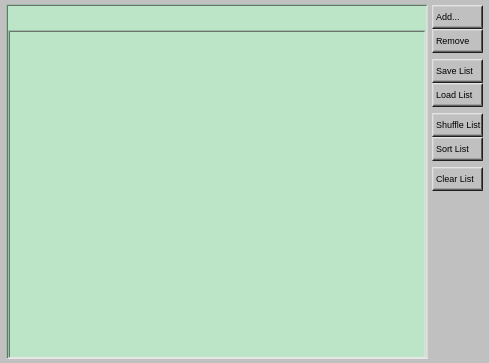
<?xml version="1.0" encoding="UTF-8"?>
<ui version="4.0">
 <class>PlayListEditorWindow</class>
 <widget class="QMainWindow" name="PlayListEditorWindow">
  <property name="geometry">
   <rect>
    <x>0</x>
    <y>0</y>
    <width>489</width>
    <height>363</height>
   </rect>
  </property>
  <property name="windowTitle">
   <string>PlayList Editor</string>
  </property>
  <property name="styleSheet">
   <string notr="true">background-color: rgb(192, 192, 192);</string>
  </property>
  <widget class="QWidget" name="centralwidget">
   <layout class="QGridLayout" name="gridLayout_3">
    <property name="leftMargin">
     <number>6</number>
    </property>
    <property name="topMargin">
     <number>4</number>
    </property>
    <property name="rightMargin">
     <number>6</number>
    </property>
    <property name="bottomMargin">
     <number>4</number>
    </property>
    <property name="spacing">
     <number>4</number>
    </property>
    <item row="0" column="0">
     <widget class="QFrame" name="frame">
      <property name="sizePolicy">
       <sizepolicy hsizetype="Expanding" vsizetype="Preferred">
        <horstretch>0</horstretch>
        <verstretch>0</verstretch>
       </sizepolicy>
      </property>
      <property name="styleSheet">
       <string notr="true">background-color: rgb(188, 228, 198);
text-align:left;
border-radius: 0.3px;
background-position: center;
background-origin: content;
background-clip: padding;
border-top: 2px solid qlineargradient(spread:pad, x1:1, y1:1, x2:1, y2:0, stop:0 rgba(77, 77, 77, 255), stop:1 rgba(255, 255, 255, 0));
border-left: 2px solid qlineargradient(spread:pad, x1:1, y1:0, x2:0, y2:0, stop:0 rgba(77, 77, 77, 255), stop:1 rgba(255, 255, 255, 0));
border-right: 2px solid qlineargradient(spread:pad, x1:1, y1:0, x2:0, y2:0, stop:0 rgba(0, 0, 0, 0), stop:1 rgba(225, 226, 225, 255));
border-bottom: 1px solid #e7e7e7;</string>
      </property>
      <property name="frameShape">
       <enum>QFrame::Shape::NoFrame</enum>
      </property>
      <property name="frameShadow">
       <enum>QFrame::Shadow::Plain</enum>
      </property>
      <layout class="QGridLayout" name="gridLayout">
       <property name="leftMargin">
        <number>0</number>
       </property>
       <property name="topMargin">
        <number>0</number>
       </property>
       <property name="rightMargin">
        <number>0</number>
       </property>
       <property name="bottomMargin">
        <number>0</number>
       </property>
       <property name="spacing">
        <number>0</number>
       </property>
       <item row="0" column="0">
        <widget class="PlayListHeaderWidget" name="playListHeader" native="true">
         <property name="sizePolicy">
          <sizepolicy hsizetype="Expanding" vsizetype="Fixed">
           <horstretch>0</horstretch>
           <verstretch>0</verstretch>
          </sizepolicy>
         </property>
         <property name="minimumSize">
          <size>
           <width>0</width>
           <height>24</height>
          </size>
         </property>
         <property name="maximumSize">
          <size>
           <width>16777215</width>
           <height>24</height>
          </size>
         </property>
         <property name="styleSheet">
          <string notr="true">border: none;</string>
         </property>
        </widget>
       </item>
       <item row="1" column="0">
        <widget class="PlayListWidget" name="playListWidget">
         <property name="styleSheet">
          <string notr="true">border: none;
QListView::item:hover {
    background: rgba(128, 128, 128, 64);
}

QListView::item:selected:hover {
    background: rgba(128, 128, 255, 64);
}</string>
         </property>
         <property name="horizontalScrollBarPolicy">
          <enum>Qt::ScrollBarPolicy::ScrollBarAlwaysOff</enum>
         </property>
         <property name="sizeAdjustPolicy">
          <enum>QAbstractScrollArea::SizeAdjustPolicy::AdjustToContents</enum>
         </property>
         <property name="editTriggers">
          <set>QAbstractItemView::EditTrigger::NoEditTriggers</set>
         </property>
         <property name="dragEnabled">
          <bool>false</bool>
         </property>
         <property name="dragDropMode">
          <enum>QAbstractItemView::DragDropMode::InternalMove</enum>
         </property>
         <property name="defaultDropAction">
          <enum>Qt::DropAction::LinkAction</enum>
         </property>
         <property name="selectionMode">
          <enum>QAbstractItemView::SelectionMode::ExtendedSelection</enum>
         </property>
         <property name="selectionBehavior">
          <enum>QAbstractItemView::SelectionBehavior::SelectItems</enum>
         </property>
         <property name="movement">
          <enum>QListView::Movement::Free</enum>
         </property>
         <property name="resizeMode">
          <enum>QListView::ResizeMode::Adjust</enum>
         </property>
         <property name="layoutMode">
          <enum>QListView::LayoutMode::Batched</enum>
         </property>
        </widget>
       </item>
      </layout>
     </widget>
    </item>
    <item row="0" column="1">
     <widget class="QFrame" name="frame_2">
      <property name="font">
       <font>
        <stylestrategy>PreferAntialias</stylestrategy>
       </font>
      </property>
      <property name="styleSheet">
       <string notr="true">QPushButton {
font-size: 9px;
border-radius: 0.15px;
border-top: 2px solid qlineargradient(spread:pad, x1:1, y1:1, x2:1, y2:0, stop:0 rgba(0, 0, 0, 0), stop:1 rgba(255, 255, 255, 200));
border-left: 2px solid qlineargradient(spread:pad, x1:1, y1:0, x2:0, y2:0, stop:0 rgba(0, 0, 0, 0), stop:1 rgba(255, 255, 255, 180));
border-bottom: 3px solid qlineargradient(spread:pad, x1:1, y1:0.994, x2:1, y2:0, stop:0 rgba(0, 0, 0, 255), stop:1 rgba(255, 255, 255, 0));
border-right: 2px solid qlineargradient(spread:pad, x1:1, y1:0, x2:0, y2:0, stop:0 rgba(0, 0, 0, 255), stop:1 rgba(0, 0, 0, 100));
}

QPushButton:pressed {
border-top: 1px solid rgba(0, 0, 0, 128);
border-left: 1px solid black;
border-bottom: 1px solid black;
border-right: 1px solid rgba(0, 0, 0, 128);
padding-left: 1px;
padding-top: 1px
}</string>
      </property>
      <property name="frameShape">
       <enum>QFrame::Shape::NoFrame</enum>
      </property>
      <property name="frameShadow">
       <enum>QFrame::Shadow::Raised</enum>
      </property>
      <layout class="QGridLayout" name="gridLayout_2">
       <property name="leftMargin">
        <number>0</number>
       </property>
       <property name="topMargin">
        <number>1</number>
       </property>
       <property name="rightMargin">
        <number>0</number>
       </property>
       <property name="bottomMargin">
        <number>0</number>
       </property>
       <property name="spacing">
        <number>0</number>
       </property>
       <item row="0" column="0">
        <widget class="OptionButton" name="Add">
         <property name="sizePolicy">
          <sizepolicy hsizetype="Fixed" vsizetype="Fixed">
           <horstretch>0</horstretch>
           <verstretch>0</verstretch>
          </sizepolicy>
         </property>
         <property name="minimumSize">
          <size>
           <width>0</width>
           <height>24</height>
          </size>
         </property>
         <property name="maximumSize">
          <size>
           <width>65</width>
           <height>24</height>
          </size>
         </property>
         <property name="font">
          <font>
           <pointsize>-1</pointsize>
           <stylestrategy>PreferAntialias</stylestrategy>
          </font>
         </property>
         <property name="styleSheet">
          <string notr="true">text-align: left;
padding-left: 2px;
background-color: rgb(192, 192, 192);</string>
         </property>
         <property name="text">
          <string>Add...</string>
         </property>
         <property name="autoDefault">
          <bool>false</bool>
         </property>
        </widget>
       </item>
       <item row="1" column="0">
        <widget class="OptionButton" name="Remove">
         <property name="sizePolicy">
          <sizepolicy hsizetype="Fixed" vsizetype="Fixed">
           <horstretch>0</horstretch>
           <verstretch>0</verstretch>
          </sizepolicy>
         </property>
         <property name="minimumSize">
          <size>
           <width>0</width>
           <height>24</height>
          </size>
         </property>
         <property name="maximumSize">
          <size>
           <width>65</width>
           <height>24</height>
          </size>
         </property>
         <property name="font">
          <font>
           <pointsize>-1</pointsize>
           <stylestrategy>PreferAntialias</stylestrategy>
          </font>
         </property>
         <property name="styleSheet">
          <string notr="true">text-align: left;
padding-left: 2px;
background-color: rgb(192, 192, 192);</string>
         </property>
         <property name="text">
          <string>Remove</string>
         </property>
         <property name="autoDefault">
          <bool>false</bool>
         </property>
        </widget>
       </item>
       <item row="2" column="0">
        <spacer name="verticalSpacer_1">
         <property name="orientation">
          <enum>Qt::Orientation::Vertical</enum>
         </property>
         <property name="sizeType">
          <enum>QSizePolicy::Policy::Fixed</enum>
         </property>
         <property name="sizeHint" stdset="0">
          <size>
           <width>10</width>
           <height>6</height>
          </size>
         </property>
        </spacer>
       </item>
       <item row="3" column="0">
        <widget class="OptionButton" name="SaveList">
         <property name="sizePolicy">
          <sizepolicy hsizetype="Fixed" vsizetype="Fixed">
           <horstretch>0</horstretch>
           <verstretch>0</verstretch>
          </sizepolicy>
         </property>
         <property name="minimumSize">
          <size>
           <width>0</width>
           <height>24</height>
          </size>
         </property>
         <property name="maximumSize">
          <size>
           <width>65</width>
           <height>24</height>
          </size>
         </property>
         <property name="font">
          <font>
           <pointsize>-1</pointsize>
           <stylestrategy>PreferAntialias</stylestrategy>
          </font>
         </property>
         <property name="styleSheet">
          <string notr="true">text-align: left;
padding-left: 2px;
background-color: rgb(192, 192, 192);</string>
         </property>
         <property name="text">
          <string>Save List</string>
         </property>
         <property name="autoDefault">
          <bool>false</bool>
         </property>
        </widget>
       </item>
       <item row="4" column="0">
        <widget class="OptionButton" name="LoadList">
         <property name="sizePolicy">
          <sizepolicy hsizetype="Fixed" vsizetype="Fixed">
           <horstretch>0</horstretch>
           <verstretch>0</verstretch>
          </sizepolicy>
         </property>
         <property name="minimumSize">
          <size>
           <width>0</width>
           <height>24</height>
          </size>
         </property>
         <property name="maximumSize">
          <size>
           <width>65</width>
           <height>24</height>
          </size>
         </property>
         <property name="font">
          <font>
           <pointsize>-1</pointsize>
           <stylestrategy>PreferAntialias</stylestrategy>
          </font>
         </property>
         <property name="styleSheet">
          <string notr="true">text-align: left;
padding-left: 2px;
background-color: rgb(192, 192, 192);</string>
         </property>
         <property name="text">
          <string>Load List</string>
         </property>
         <property name="autoDefault">
          <bool>false</bool>
         </property>
        </widget>
       </item>
       <item row="5" column="0">
        <spacer name="verticalSpacer_2">
         <property name="orientation">
          <enum>Qt::Orientation::Vertical</enum>
         </property>
         <property name="sizeType">
          <enum>QSizePolicy::Policy::Fixed</enum>
         </property>
         <property name="sizeHint" stdset="0">
          <size>
           <width>10</width>
           <height>6</height>
          </size>
         </property>
        </spacer>
       </item>
       <item row="6" column="0">
        <widget class="OptionButton" name="ShuffleList">
         <property name="sizePolicy">
          <sizepolicy hsizetype="Fixed" vsizetype="Fixed">
           <horstretch>0</horstretch>
           <verstretch>0</verstretch>
          </sizepolicy>
         </property>
         <property name="minimumSize">
          <size>
           <width>0</width>
           <height>24</height>
          </size>
         </property>
         <property name="maximumSize">
          <size>
           <width>65</width>
           <height>24</height>
          </size>
         </property>
         <property name="font">
          <font>
           <pointsize>-1</pointsize>
           <stylestrategy>PreferAntialias</stylestrategy>
          </font>
         </property>
         <property name="styleSheet">
          <string notr="true">text-align: left;
padding-left: 2px;
background-color: rgb(192, 192, 192);</string>
         </property>
         <property name="text">
          <string>Shuffle List</string>
         </property>
         <property name="autoDefault">
          <bool>false</bool>
         </property>
        </widget>
       </item>
       <item row="7" column="0">
        <widget class="OptionButton" name="SortList">
         <property name="sizePolicy">
          <sizepolicy hsizetype="Fixed" vsizetype="Fixed">
           <horstretch>0</horstretch>
           <verstretch>0</verstretch>
          </sizepolicy>
         </property>
         <property name="minimumSize">
          <size>
           <width>0</width>
           <height>24</height>
          </size>
         </property>
         <property name="maximumSize">
          <size>
           <width>65</width>
           <height>24</height>
          </size>
         </property>
         <property name="font">
          <font>
           <pointsize>-1</pointsize>
           <stylestrategy>PreferAntialias</stylestrategy>
          </font>
         </property>
         <property name="styleSheet">
          <string notr="true">text-align: left;
padding-left: 2px;
background-color: rgb(192, 192, 192);</string>
         </property>
         <property name="text">
          <string>Sort List</string>
         </property>
         <property name="autoDefault">
          <bool>false</bool>
         </property>
        </widget>
       </item>
       <item row="8" column="0">
        <spacer name="verticalSpacer_3">
         <property name="orientation">
          <enum>Qt::Orientation::Vertical</enum>
         </property>
         <property name="sizeType">
          <enum>QSizePolicy::Policy::Fixed</enum>
         </property>
         <property name="sizeHint" stdset="0">
          <size>
           <width>5</width>
           <height>6</height>
          </size>
         </property>
        </spacer>
       </item>
       <item row="9" column="0">
        <widget class="OptionButton" name="ClearList">
         <property name="sizePolicy">
          <sizepolicy hsizetype="Fixed" vsizetype="Fixed">
           <horstretch>0</horstretch>
           <verstretch>0</verstretch>
          </sizepolicy>
         </property>
         <property name="minimumSize">
          <size>
           <width>0</width>
           <height>24</height>
          </size>
         </property>
         <property name="maximumSize">
          <size>
           <width>65</width>
           <height>24</height>
          </size>
         </property>
         <property name="font">
          <font>
           <pointsize>-1</pointsize>
           <stylestrategy>PreferAntialias</stylestrategy>
          </font>
         </property>
         <property name="styleSheet">
          <string notr="true">text-align: left;
padding-left: 2px;
background-color: rgb(192, 192, 192);</string>
         </property>
         <property name="text">
          <string>Clear List</string>
         </property>
         <property name="autoDefault">
          <bool>false</bool>
         </property>
        </widget>
       </item>
       <item row="10" column="0">
        <spacer name="verticalSpacer_Last">
         <property name="orientation">
          <enum>Qt::Orientation::Vertical</enum>
         </property>
         <property name="sizeHint" stdset="0">
          <size>
           <width>5</width>
           <height>138</height>
          </size>
         </property>
        </spacer>
       </item>
      </layout>
     </widget>
    </item>
   </layout>
  </widget>
 </widget>
 <customwidgets>
  <customwidget>
   <class>PlayListHeaderWidget</class>
   <extends>QWidget</extends>
   <header>../src/PlayListHeaderWidget.hpp</header>
   <container>1</container>
  </customwidget>
  <customwidget>
   <class>PlayListWidget</class>
   <extends>QListWidget</extends>
   <header>../src/PlayListWidget.hpp</header>
  </customwidget>
  <customwidget>
   <class>OptionButton</class>
   <extends>QPushButton</extends>
   <header location="global">OptionButton.hpp</header>
  </customwidget>
 </customwidgets>
 <resources/>
 <connections/>
</ui>
